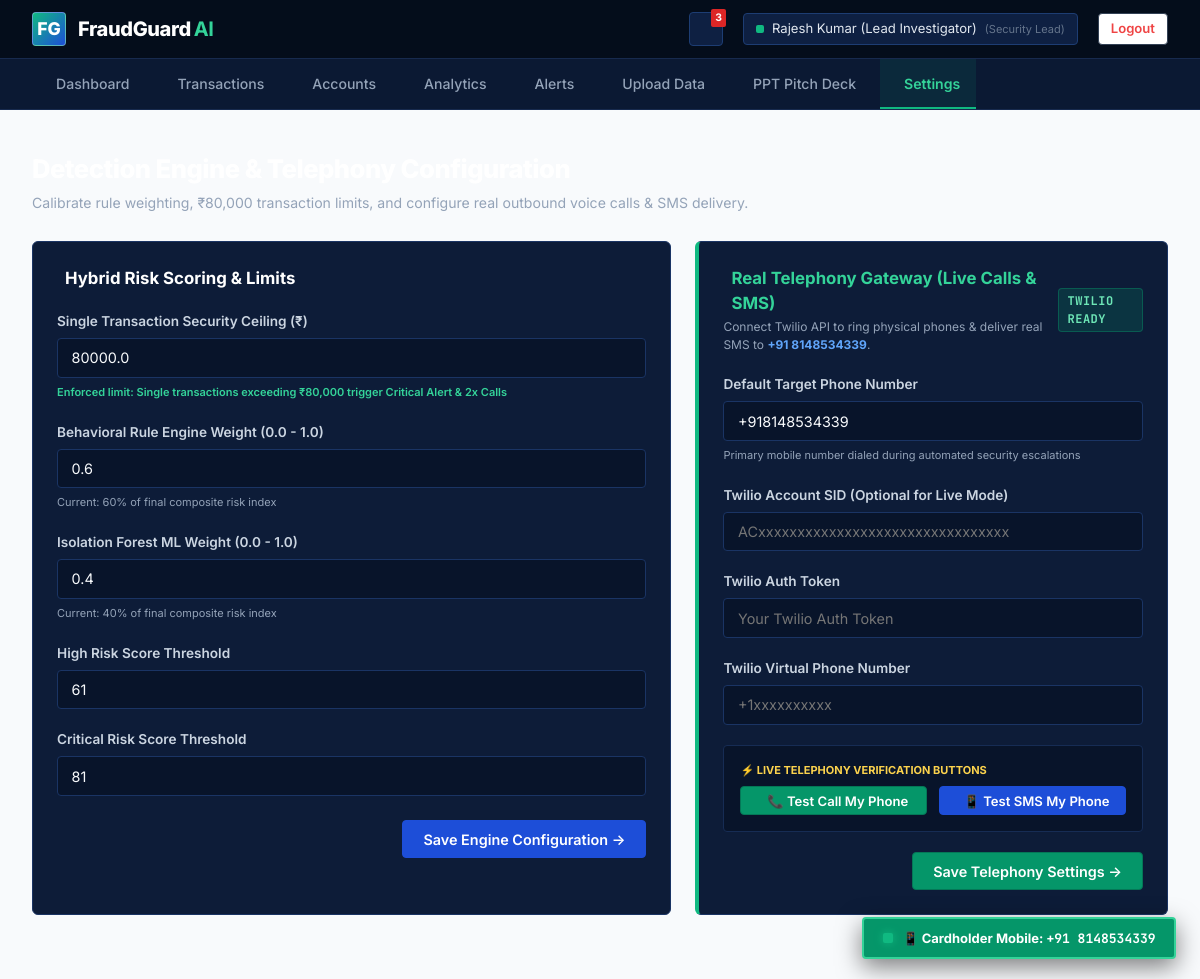
The page /settings (signed in) on the database its author committed.
### tables this page shows
CREATE TABLE system_settings (
            id INTEGER PRIMARY KEY AUTOINCREMENT,
            rule_weight REAL DEFAULT 0.6,
            ml_weight REAL DEFAULT 0.4,
            auto_alert_threshold INTEGER DEFAULT 60,
            auto_block_threshold INTEGER DEFAULT 81,
            high_risk_threshold INTEGER DEFAULT 61,
            critical_risk_threshold INTEGER DEFAULT 81,
            isolation_contamination REAL DEFAULT 0.08,
            updated_at TIMESTAMP DEFAULT CURRENT_TIMESTAMP
        , transaction_limit REAL DEFAULT 80000.0, twilio_account_sid TEXT DEFAULT '', twilio_auth_token TEXT DEFAULT '', twilio_from_phone TEXT DEFAULT '', default_recipient_phone TEXT DEFAULT '+918148534339', telephony_enabled INTEGER DEFAULT 1);

### app.py (the view)
@app.route('/settings')
@login_required
def settings_view():
    settings = get_system_settings()
    return render_template('settings.html', settings=settings)

### app.py (called while the page is built)
def login_required(f):
    @wraps(f)
    def decorated_function(*args, **kwargs):
        if 'user_id' not in session:
            if request.is_json or request.path.startswith('/api/'):
                return jsonify({'success': False, 'message': 'Authentication required. Please log in.'}), 401
            return redirect(url_for('login_view', next=request.url))
        return f(*args, **kwargs)
    return decorated_function

### database.py (called while the page is built)
def get_db_connection():
    os.makedirs(os.path.dirname(DB_PATH), exist_ok=True)
    conn = sqlite3.connect(DB_PATH, timeout=30.0)
    conn.row_factory = sqlite3.Row
    return conn

def get_system_settings():
    conn = get_db_connection()
    row = conn.execute('SELECT * FROM system_settings ORDER BY id DESC LIMIT 1').fetchone()
    if not row:
        conn.execute('INSERT INTO system_settings (rule_weight, ml_weight, transaction_limit, auto_block_threshold, default_recipient_phone) VALUES (0.6, 0.4, 80000.0, 81, "+918148534339")')
        conn.commit()
        row = conn.execute('SELECT * FROM system_settings ORDER BY id DESC LIMIT 1').fetchone()
    conn.close()
    return dict(row)

### templates/settings.html (shortened to what this page needs)
{% extends "base.html" %}
{% block content %}
<div class="app-main-content">
    <div style="margin-bottom: 1.75rem;">
        <h1 style="font-size: 1.6rem; font-weight: 800; color: #FFFFFF; letter-spacing: -0.02em;">
        </h1>
        <p style="font-size: 0.88rem; color: #94A3B8; margin-top: 0.2rem;">
            Calibrate rule weighting, ₹80,000 transaction limits, and configure real outbound voice calls & SMS delivery.
        </p>
    </div>
    <div class="dash-two-col-grid">
        <div class="panel-card">
            <div class="panel-header">
                <h3 class="panel-title">
                     Hybrid Risk Scoring & Limits
                </h3>
            </div>
            <form id="settingsForm">
                <div class="form-group">
                    <label class="form-label" style="color: #CBD5E1;">Single Transaction Security Ceiling (₹)</label>
                    <input
                        type="number"
                        id="txLimitInput"
                        name="transaction_limit"
                        class="form-input"
                        min="1000"
                        step="5000"
                        value="{{ settings.transaction_limit if settings.transaction_limit else 80000.0 }}"
                        required
                    >
                    <span style="font-size: 11px; color: #34D399; font-weight: 600;">Enforced limit: Single transactions exceeding ₹80,000 trigger Critical Alert & 2x Calls</span>
                </div>
                <div class="form-group">
                    <label class="form-label" style="color: #CBD5E1;">Behavioral Rule Engine Weight (0.0 - 1.0)</label>
                    <input
                        type="number"
                        id="ruleWeightInput"
                        name="rule_weight"
                        class="form-input"
                        step="0.05"
                        min="0.0"
                        max="1.0"
                        value="{{ settings.rule_weight }}"
                        required
                    >
                    <span style="font-size: 11px; color: #94A3B8;">Current: {{ (settings.rule_weight * 100)|int }}% of final composite risk index</span>
                </div>
                <div class="form-group">
                    <label class="form-label" style="color: #CBD5E1;">Isolation Forest ML Weight (0.0 - 1.0)</label>
                    <input
                        type="number"
                        id="mlWeightInput"
                        name="ml_weight"
                        class="form-input"
                        step="0.05"
                        min="0.0"
                        max="1.0"
                        value="{{ settings.ml_weight }}"
                        required
                    >
                    <span style="font-size: 11px; color: #94A3B8;">Current: {{ (settings.ml_weight * 100)|int }}% of final composite risk index</span>
                </div>
                <div class="form-group">
                    <label class="form-label" style="color: #CBD5E1;">High Risk Score Threshold</label>
                    <input
                        type="number"
                        id="highThreshInput"
                        name="high_risk_threshold"
                        class="form-input"
                        min="30"
                        max="90"
                        value="{{ settings.high_risk_threshold }}"
                        required
                    >
                </div>
                <div class="form-group">
                    <label class="form-label" style="color: #CBD5E1;">Critical Risk Score Threshold</label>
                    <input
                        type="number"
                        id="critThreshInput"
                        name="critical_risk_threshold"
                        class="form-input"
                        min="60"
                        max="99"
                        value="{{ settings.critical_risk_threshold }}"
                        required
                    >
                </div>
                <div style="display: flex; justify-content: flex-end; margin-top: 1.5rem;">
                    <button type="submit" class="btn btn-primary">
                        Save Engine Configuration &rarr;
                    </button>
                </div>
            </form>
        </div>
        <div class="panel-card" style="border-left: 4px solid #10B981;">
            <div class="panel-header">
                <div>
                    <h3 class="panel-title" style="color: #34D399;">
                         Real Telephony Gateway (Live Calls & SMS)
                    </h3>
                    <p style="font-size: 12px; color: #94A3B8; margin-top: 2px;">
                        Connect Twilio API to ring physical phones & deliver real SMS to <strong style="color: #60A5FA;">+91 8148534339</strong>.
                    </p>
                </div>
                <span class="risk-tag low">TWILIO READY</span>
            </div>
            <form id="telephonyForm" style="margin-top: 0.5rem;">
                <div class="form-group">
                    <label class="form-label" style="color: #CBD5E1;">Default Target Phone Number</label>
                    <input
                        type="text"
                        id="targetPhoneInput"
                        class="form-input mono"
                        value="{{ settings.default_recipient_phone if settings.default_recipient_phone else '+918148534339' }}"
                        placeholder="+918148534339"
                        required
                    >
                    <span style="font-size: 11px; color: #94A3B8;">Primary mobile number dialed during automated security escalations</span>
                </div>
                <div class="form-group">
                    <label class="form-label" style="color: #CBD5E1;">Twilio Account SID (Optional for Live Mode)</label>
                    <input
                        type="text"
                        id="twilioSidInput"
                        class="form-input mono"
                        value="{{ settings.twilio_account_sid if settings.twilio_account_sid else '' }}"
                        placeholder="ACxxxxxxxxxxxxxxxxxxxxxxxxxxxxxxxx"
                    >
                </div>
                <div class="form-group">
                    <label class="form-label" style="color: #CBD5E1;">Twilio Auth Token</label>
                    <input
                        type="password"
                        id="twilioTokenInput"
                        class="form-input mono"
                        value="{{ settings.twilio_auth_token if settings.twilio_auth_token else '' }}"
                        placeholder="Your Twilio Auth Token"
                    >
                </div>
                <div class="form-group">
                    <label class="form-label" style="color: #CBD5E1;">Twilio Virtual Phone Number</label>
                    <input
                        type="text"
                        id="twilioPhoneInput"
                        class="form-input mono"
                        value="{{ settings.twilio_from_phone if settings.twilio_from_phone else '' }}"
                        placeholder="+1xxxxxxxxxx"
                    >
                </div>
                <div style="background: #08142A; border: 1px solid #162C54; border-radius: 4px; padding: 1rem; margin-top: 1rem;">
                    <div style="font-size: 11px; font-weight: 700; color: #FCD34D; text-transform: uppercase; margin-bottom: 0.5rem;">
                        ⚡ Live Telephony Verification Buttons
                    </div>
                    <div style="display: flex; gap: 0.75rem;">
                        <button type="button" id="btnTestRealCall" class="btn btn-green btn-sm" style="flex: 1;">
                             📞 Test Call My Phone
                        </button>
                        <button type="button" id="btnTestRealSms" class="btn btn-primary btn-sm" style="flex: 1;">
                             📱 Test SMS My Phone
                        </button>
                    </div>
                </div>
                <div style="display: flex; justify-content: flex-end; margin-top: 1.25rem;">
                    <button type="button" id="btnSaveTelephony" class="btn btn-green">
                        Save Telephony Settings &rarr;
                    </button>
                </div>
            </form>
        </div>
    </div>
</div>
{% endblock %}

### static/css/style.css (style rules this page uses)
:root { --navy-dark: #071224; --navy-surface: #0E1E38; --navy-card: #13274A; --navy-border: #1E3A68; --blue-primary: #1D4ED8; --blue-hover: #1E40AF; --blue-light: #EFF6FF; --blue-subtle: #DBEAFE; --blue-accent: #38BDF8; --emerald-primary: #059669; --emerald-accent: #10B981; --emerald-light: #ECFDF5; --emerald-dark: #064E3B; --emerald-border: #6EE7B7; --teal-accent: #0D9488; --teal-light: #CCFBF1; --teal-dark: #115E59; --off-white: #F8FAFC; --cream-surface: #F0FDF4; --gray-subtle: #E2E8F0; --gray-muted: #64748B; --gray-dark: #334155; --text-main: #0F172A; --text-light: #F1F5F9; --text-muted: #94A3B8; --risk-critical: #DC2626; --risk-critical-bg: #FEF2F2; --risk-high: #EA580C; --risk-high-bg: #FFF7ED; --risk-medium: #D97706; --risk-medium-bg: #FFFBEB; --risk-low: #059669; --risk-low-bg: #ECFDF5; --radius-xs: 2px; --radius-sm: 4px; --radius-md: 6px; --radius-lg: 8px; --shadow-sm: 0 1px 2px 0 rgba(0, 0, 0, 0.05); --shadow-md: 0 4px 6px -1px rgba(0, 0, 0, 0.1), 0 2px 4px -1px rgba(0, 0, 0, 0.06); --shadow-lg: 0 10px 15px -3px rgba(0, 0, 0, 0.15), 0 4px 6px -2px rgba(0, 0, 0, 0.05); }
* { box-sizing: border-box; margin: 0; padding: 0; }
body { font-family: 'Inter', -apple-system, BlinkMacSystemFont, 'Segoe UI', Roboto, sans-serif; color: var(--text-main); background-color: var(--off-white); line-height: 1.5; -webkit-font-smoothing: antialiased; }
code, pre, .mono { font-family: 'JetBrains Mono', monospace; }
.btn { display: inline-flex; align-items: center; justify-content: center; gap: 0.5rem; font-family: inherit; font-size: 0.9rem; font-weight: 600; padding: 0.6rem 1.25rem; border-radius: var(--radius-sm); border: 1px solid transparent; cursor: pointer; transition: background-color 0.15s ease, border-color 0.15s ease, transform 0.1s ease; text-align: center; white-space: nowrap; }
.btn-primary { background-color: var(--blue-primary); color: #FFFFFF; border-color: #1D4ED8; }
.btn-green, .btn-emerald { background-color: var(--emerald-primary); color: #FFFFFF; border-color: #047857; }
.btn-sm { padding: 0.35rem 0.75rem; font-size: 0.82rem; border-radius: var(--radius-sm); }
.app-main-content { flex: 1; padding: 2rem; max-width: 1440px; margin: 0 auto; width: 100%; }
.dash-two-col-grid { display: grid; grid-template-columns: 1.15fr 0.85fr; gap: 1.5rem; margin-bottom: 2rem; }
.panel-card { background: #0D1C38; border: 1px solid #1A3464; border-radius: var(--radius-md); padding: 1.5rem; }
.panel-header { display: flex; justify-content: space-between; align-items: center; margin-bottom: 1.25rem; }
.panel-title { font-size: 1.05rem; font-weight: 700; color: #FFFFFF; display: flex; align-items: center; gap: 0.5rem; }
.risk-tag { display: inline-block; padding: 0.2rem 0.55rem; font-size: 0.75rem; font-weight: 700; letter-spacing: 0.04em; border-radius: var(--radius-sm); border: 1px solid transparent; font-family: 'JetBrains Mono', monospace; }
.risk-tag.low, .risk-tag.active { background: rgba(5, 150, 105, 0.2); color: #6EE7B7; border-color: rgba(5, 150, 105, 0.4); }
.form-group { margin-bottom: 1.25rem; }
.form-label { display: block; font-size: 0.85rem; font-weight: 600; color: var(--gray-dark); margin-bottom: 0.4rem; }
.dark-mode .form-label { color: #CBD5E1; }
.form-input, .form-select { width: 100%; padding: 0.65rem 0.85rem; font-family: inherit; font-size: 0.9rem; border: 1px solid #CBD5E1; border-radius: var(--radius-sm); background: #FFFFFF; color: var(--text-main); outline: none; transition: border-color 0.15s ease; }
.dark-mode .form-input, .dark-mode .form-select { background: #08142A; border-color: #1A3464; color: #F8FAFC; }

### rows shown on the page
system_settings: transaction_limit "80000.0", rule_weight "0.6", (settings.rule_weight*100)|int "60", ml_weight "0.4", (settings.ml_weight*100)|int "40", high_risk_threshold "61", critical_risk_threshold "81", default_recipient_phone "+918148534339"

### other values the page prints
{{ session.get('user_name', 'Administrator') }} "Rajesh Kumar (Lead Investigator)"
